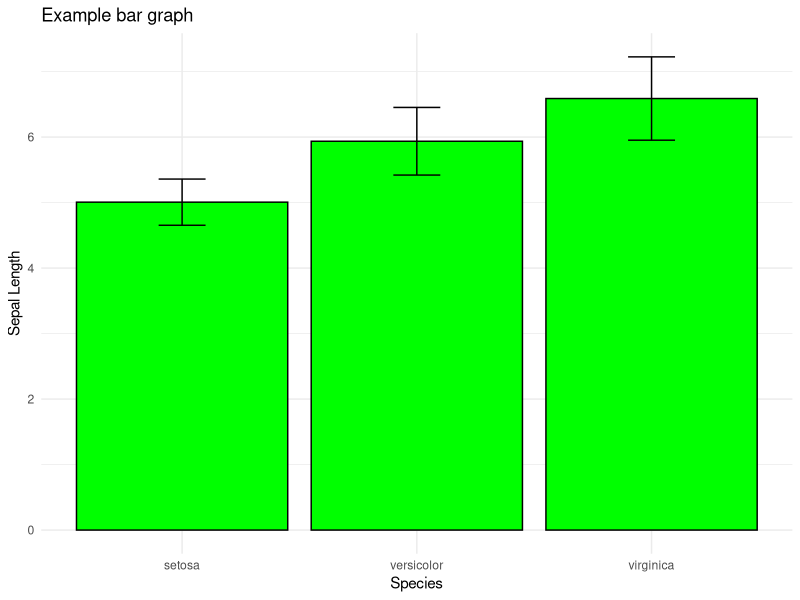
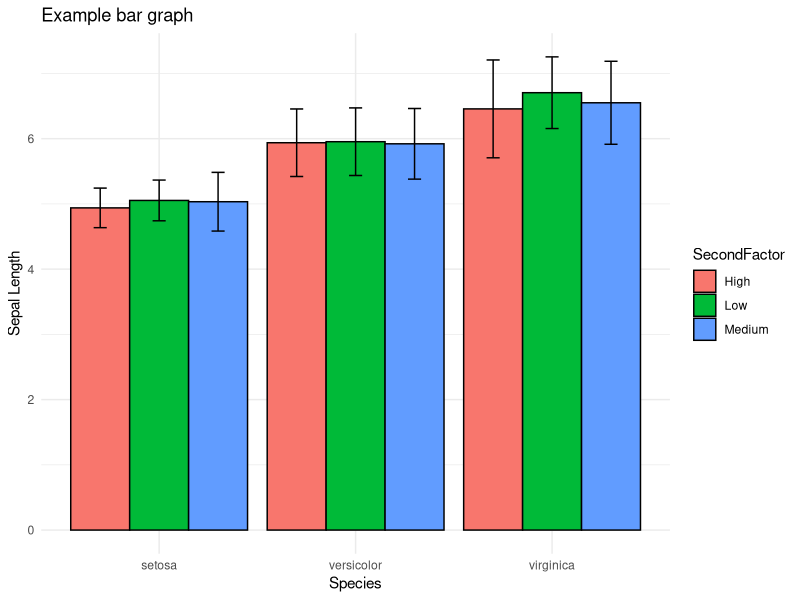

The R script that drew these images, in order:
# Libraries
library(ggplot2)
library(dplyr)

## One factor
# Example data
data(iris)

# Calculate means and standard errors
summary_data <- iris %>%
  group_by(Species) %>%
  summarise(your_mean_column_name = mean(Sepal.Length), your_sd_column_name = sd(Sepal.Length))

# Plot
ggplot(summary_data, aes(x = Species, y = your_mean_column_name)) +
  geom_bar(stat = "identity", position = position_dodge(), color = "black", fill = "green") +
  geom_errorbar(aes(ymin = your_mean_column_name - your_sd_column_name, ymax = your_mean_column_name + your_sd_column_name), width = .2, position = position_dodge(.9)) +
  theme_minimal() +
  labs(title = "Example bar graph", x = "Species", y = "Sepal Length")

## Two factors
# Add another factor to the dataset
iris$SecondFactor <- sample(c('Low', 'Medium', 'High'), nrow(iris), replace = TRUE)

# Calculate means and standard errors
summary_data <- iris %>%
  group_by(Species, SecondFactor) %>%
  summarise(your_mean_column_name = mean(Sepal.Length), your_sd_column_name = sd(Sepal.Length),.groups = 'drop')

# Create the bar plot with error bars
ggplot(summary_data, aes(x = Species, y = your_mean_column_name, fill = SecondFactor)) +
  geom_bar(stat = "identity", position = position_dodge(), color = "black") +
  geom_errorbar(aes(ymin = your_mean_column_name - your_sd_column_name, ymax = your_mean_column_name + your_sd_column_name), width = .2, position = position_dodge(0.9)) +
  theme_minimal() +
  labs(title = "Example bar graph", x = "Species", y = "Sepal Length")

